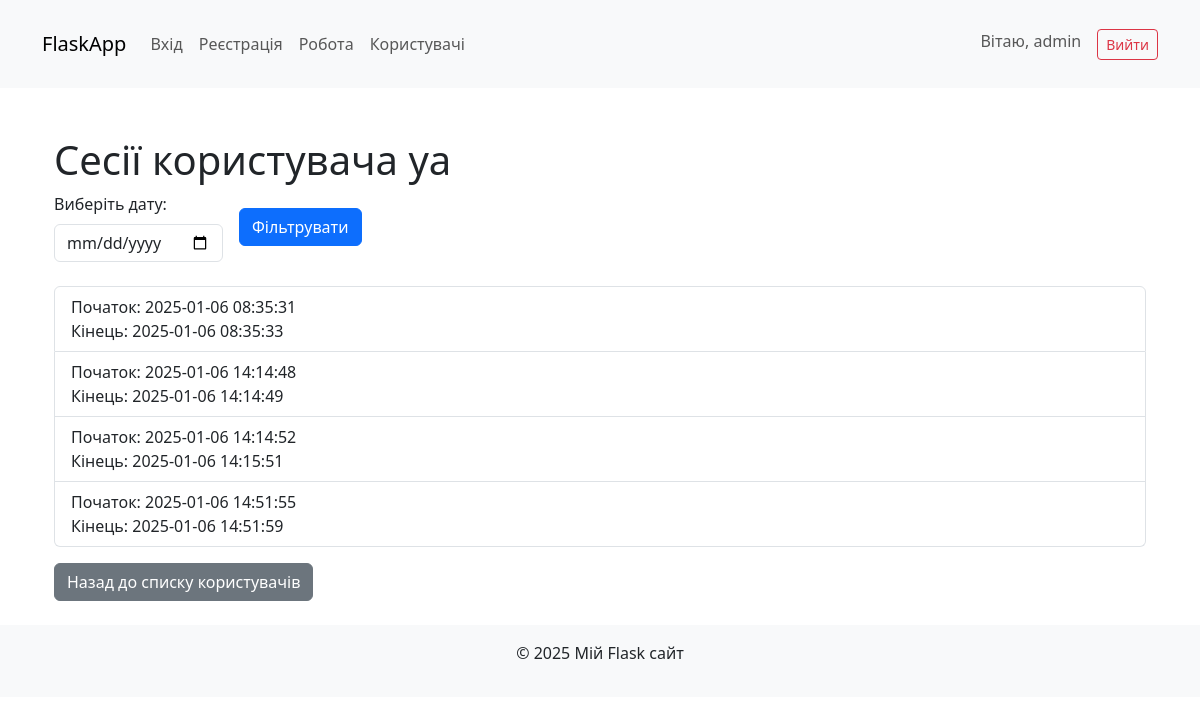
Page /user/2/sessions (signed in) on the committed database.
### app.py (models this page shows)
class User(db.Model):
    id = db.Column(db.Integer, primary_key=True)
    username = db.Column(db.String(150), nullable=False, unique=True)
    email = db.Column(db.String(150), nullable=False, unique=True)
    password = db.Column(db.String(200), nullable=False)
    role = db.Column(db.String(50), default='user')  # 'user' або 'admin'
    work_sessions = db.relationship('WorkSession', backref='user', lazy=True)

class WorkSession(db.Model):
    id = db.Column(db.Integer, primary_key=True)
    user_id = db.Column(db.Integer, db.ForeignKey('user.id'), nullable=False)
    start_time = db.Column(db.DateTime, nullable=True)
    end_time = db.Column(db.DateTime, nullable=True)

### app.py (the view, shortened to what this page needs)
@app.route('/user/<int:user_id>/sessions', methods=['GET', 'POST'])
def user_sessions(user_id):
    if 'user_id' not in session:
        flash('Будь ласка, увійдіть, щоб отримати доступ до цієї сторінки.', 'error')
        return redirect(url_for('login'))
    user = User.query.get_or_404(user_id)
    filter_date = None
    filtered_sessions = user.work_sessions
    return render_template('user_sessions.html', user=user, sessions=filtered_sessions, filter_date=filter_date)

### templates/user_sessions.html (shortened to what this page needs)
{% extends "base.html" %}
{% block content %}
<div class="container mt-5">
    <h1>Сесії користувача {{ user.username }}</h1>
    <form method="POST" class="mb-4">
        <div class="row g-3 align-items-center">
            <div class="col-auto">
                <label for="filter_date" class="form-label">Виберіть дату:</label>
                <input type="date" id="filter_date" name="filter_date" class="form-control" required>
            </div>
            <div class="col-auto">
                <button type="submit" class="btn btn-primary">Фільтрувати</button>
            </div>
        </div>
    </form>
    {% if sessions %}
        <ul class="list-group">
            {% for session in sessions %}
            <li class="list-group-item">
                Початок: {{ session.start_time.strftime('%Y-%m-%d %H:%M:%S') if session.start_time else "Не вказано" }}<br>
                Кінець: {{ session.end_time.strftime('%Y-%m-%d %H:%M:%S') if session.end_time else "Активна сесія" }}
            </li>
            {% endfor %}
        </ul>
    {% else %}
        <p class="text-muted">Немає сесій для вибраної дати.</p>
    {% endif %}
    <a href="{{ url_for('users') }}" class="btn btn-secondary mt-3">Назад до списку користувачів</a>
</div>
{% endblock %}

### rows in the picture
User: username "уа"
WorkSession: start_time "2025-01-06 08:35:31", end_time "2025-01-06 08:35:33"
WorkSession: start_time "2025-01-06 14:14:48", end_time "2025-01-06 14:14:49"
WorkSession: start_time "2025-01-06 14:14:52", end_time "2025-01-06 14:15:51"
WorkSession: start_time "2025-01-06 14:51:55", end_time "2025-01-06 14:51:59"

### other values in the picture
{{ session['username'] }} "admin"
